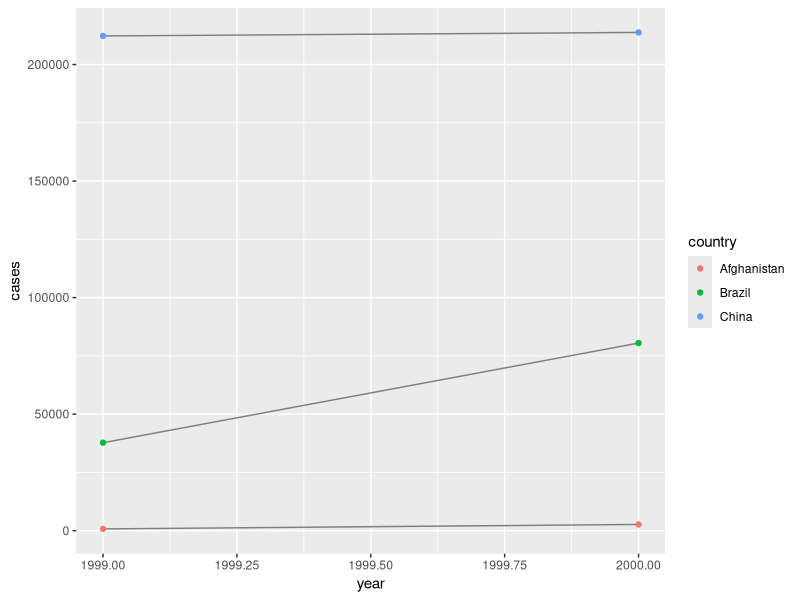
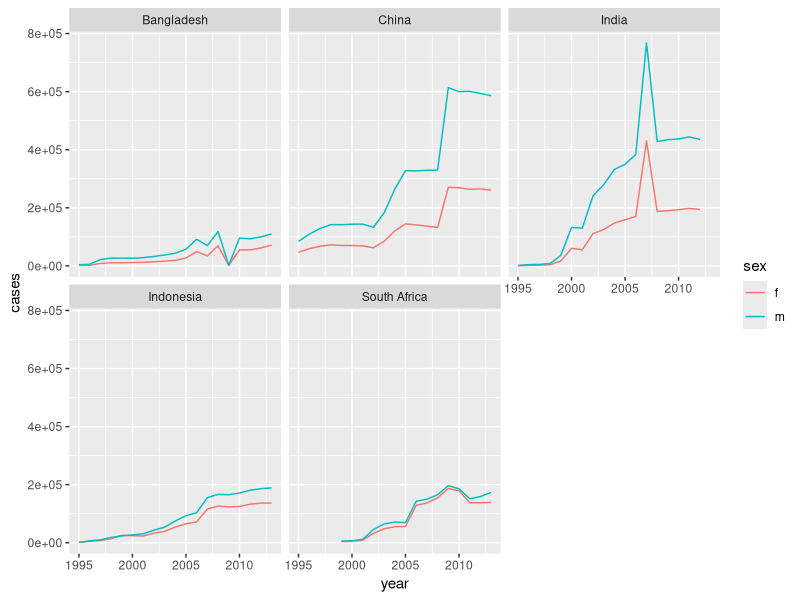

The R script that drew these images, in order:
library(tidyverse)

table1
table2
table3
table4a
table4b

#1. put each dataset in a tibble
#2. put each variable in a column

#Each variable must have its own column
#Each observation must have its own row
#Each value must have its own cell

table1 %>%
  mutate(rate = cases / population * 10000)

table1 %>%
  count(year, wt = cases)

ggplot(table1, aes(year, cases)) +
  geom_line(aes(group = country), color = "grey50") +
  geom_point(aes(color = country))

#Spreading and Gathering
#problems frequently faced:
  #One variable spread across multiple columns
  #One observation scattered across multiple rows

table4a
#  A tibble: 3 x 3
#country     `1999` `2000`
#* <chr>        <int>  <int>
#  1 Afghanistan    745   2666
#2 Brazil       37737  80488
#3 China       212258 213766

table4a <- table4a %>%
  gather(`1999`, `2000`, key = "year", value = "cases")
#3 parameters:
  #1. The set of columns that represent values, not variables.
  #2. The name of the variable whose values form the column names, the "key"
  #3. The name of the variable whose values are spread over the cells, the "value"

table4b <- table4b %>%
  gather(`1999`,`2000`, key = "year", value = "population")

left_join(table4a, table4b)

#spread() used when an observation is scattered across multiple rows.
#The column that contains variable names, the "key" column.
#The column that contains values forms multiple variables, the "value" column.
table2
table2 %>%
  spread(key = type, value = count)

#exercises p.156
stocks <- tibble(
  year = c(2015, 2015, 2016, 2016),
  half = c(1, 2, 1, 2),
  return = c(1.88, 0.59, 0.92, 0.17)
)
stocks %>% 
  spread(year, return) %>%
  gather("year", "return", `2015`, `2016`)

table4a %>%
  spread(key = "year", value = "cases") %>%
  gather(`1999`,`2000`, key = year, value = cases)

preg <- tribble(
  ~pregnant, ~male, ~female,
  #------------------------
  "yes", NA, 10,
  "no", 20, 12
)
preg %>%
  gather(male, female, key = gender, value = cases) %>%
  mutate(pregnant = pregnant == "yes")

#Separating and Pull
#separate
table3 %>%
  separate(rate, into = c("cases", "population"), sep = "/", convert = T)
table3 %>%
  separate(year, into = c("century", "year"), sep = 2)
#unite
table5 %>%
  unite(new, century, year, sep = "")

#missing values:
  #explicit and implicit
stocks <- tibble(
  year = c("2015", "2015", "2015", "2015", "2016", "2016","2016"),
  qtr = c("1", "2", "3", "4", "2", "3", "4"),
  return = c(1.88, 0.59, 0.35, NA, 0.92, 0.17, 2.66))
stocks %>%
  spread(key = year, value = return)
stocks %>%
  spread(key = year, value = return) %>%
  gather(`2015`, `2016`, key = year, value = return, na.rm = T)

stocks %>%
  complete(year, qtr)

treatment <- tribble(
  ~person, ~treatment, ~response,
  #-----------------------------
  "Derrick", 1, 7,
  NA, 2, 10,
  NA, 3, 9,
  "Katherine", 1, 4
)
#fill() fill all the missing value with the last unmissing value
fill(treatment, person)

#case study
who
#gather all the columns from new_sp_m014 to newrel_f65
who1 <- gather(who, 
       new_sp_m014:newrel_f65, 
       key = "key",
       value = "cases",
       na.rm = T
       )
who1
who1 %>%
  count(key)

who2 <- who1 %>%
  mutate(key = stringr::str_replace(key, "newrel", "new_rel"))
who2

who3 <- separate(who2, key, c("new", "type", "sexage"), sep = "_")
who3

who4 <- who3 %>% select(-iso2, -iso3, -new)
who4

who5 <- who4 %>% separate(sexage, into = c("sex", "age"), sep = 1)
who5

who_tidy <- who %>%
  gather(new_sp_m014:newrel_f65, key = "key", value = "cases", na.rm = T) %>%
  mutate(key = stringr::str_replace(key, "newrel", "new_rel")) %>%
  separate(key, c("new", "type", "sexage"), sep = "_") %>%
  select(-iso2, -iso3, -new) %>%
  separate(sexage, c("sex", "age"), sep = 1)

#exercise
who_tidy %>%
  group_by(country) %>%
  mutate(cases_per_country = sum(cases)) %>%
  filter(cases_per_country >= 1000000) %>%
  count(country, year, sex, wt = cases) %>%
  rename(cases = n) %>%
  filter(year > 1994) %>%
  ggplot(aes(x = year, y = cases, color = sex)) +
    geom_line() +
    facet_wrap(. ~ country)

